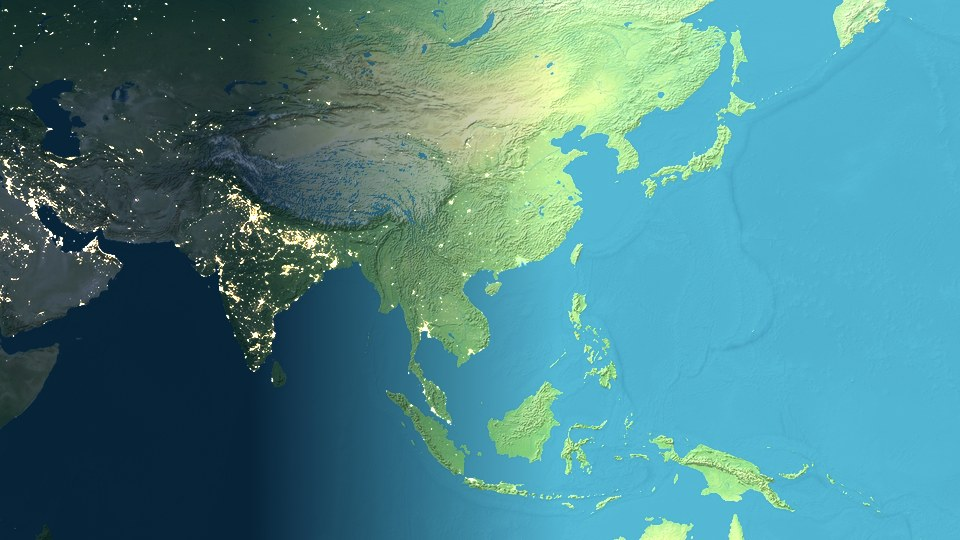
#> input picture docs/assets/theme-aqua.jpg, 960 x 540 px, given in place of earth-day.jpg, which was not available
$ python gen-marketing-assets.py
#> lines starting #> are read from the running program, lines starting #| are printed output that depends on the picture; after the words box and inside, x2 and y2 are one past the last pixel; in counts of white or black regions, pixels touching at a corner belong together; pictures that were not available may be replaced by others from this repository, and a replacement may not be noted
"""Generate Orblune marketing screenshots from Earth textures."""

from __future__ import annotations

import shutil
from pathlib import Path

import numpy as np
from PIL import Image, ImageDraw, ImageEnhance, ImageFilter, ImageFont

ROOT = Path(__file__).resolve().parents[1]
OUT = ROOT / "docs" / "assets"
OUT.mkdir(parents=True, exist_ok=True)

day = Image.open(ROOT / "public/textures/earth-day.jpg").convert("RGB")
#> day is the input picture: PIL image 960x540 RGB; mean R, G, B 75.7, 134.4, 139.4
night = Image.open(ROOT / "public/textures/earth-night.jpg").convert("RGB")
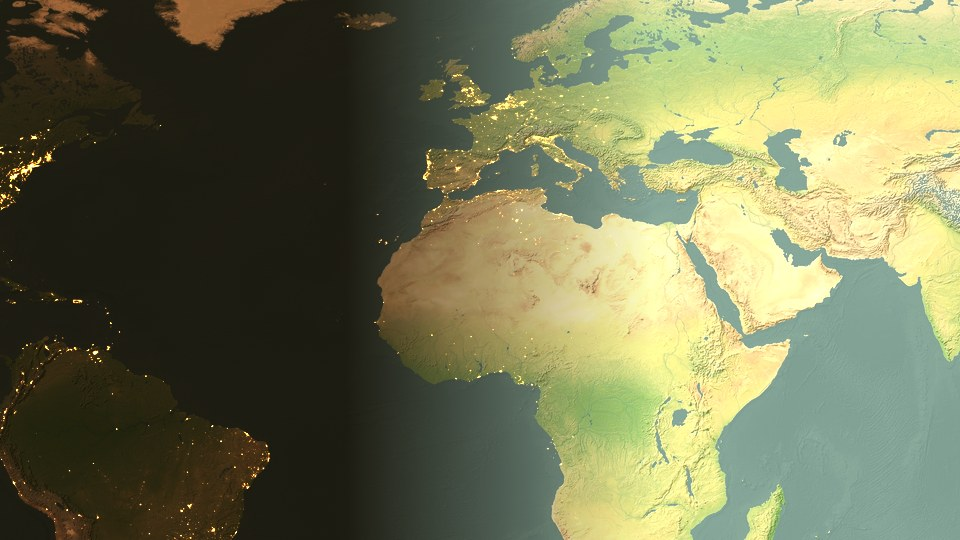
#> input picture docs/assets/theme-atlas.jpg, 960 x 540 px, given in place of earth-night.jpg, which was not available
#> night is the input picture: PIL image 960x540 RGB; mean R, G, B 115, 118.1, 84

CROPS = {
    "atlantic": (0.28, 0.72, 0.12, 0.62),
    "pacific": (0.62, 0.98, 0.18, 0.58),
    "asia": (0.55, 0.95, 0.15, 0.55),
}


def crop_uv(img: Image.Image, u0: float, u1: float, v0: float, v1: float) -> Image.Image:
#> called with u0 = 0.28, u1 = 0.72, v0 = 0.12, v1 = 0.62
    x0, x1 = int(u0 * img.width), int(u1 * img.width)
#> x0 = 268; x1 = 691
    y0, y1 = int(v0 * img.height), int(v1 * img.height)
#> y0 = 64; y1 = 334
    return img.crop((x0, y0, x1, y1))


def blend_day_night(day_c: Image.Image, night_c: Image.Image, split: float = 0.48, soft: float = 0.18) -> Image.Image:
#> called with split = 0.52, soft = 0.16
    if night_c.size != day_c.size:
        night_c = night_c.resize(day_c.size, Image.Resampling.LANCZOS)
    w, h = day_c.size
#> w = 1920; h = 1080
    xs = np.linspace(0, 1, w, dtype=np.float32)
#> xs = 1920 values from 0 to 1
    mask_1d = np.clip((xs - (split - soft)) / (2 * soft), 0, 1)
#> mask_1d = 1920 values from 0 to 1
    mask = Image.fromarray(np.tile((mask_1d * 255).astype(np.uint8), (h, 1)), mode="L")

    night_base = ImageEnhance.Brightness(day_c).enhance(0.18)
    night_base = ImageEnhance.Color(night_base).enhance(0.55)
    lights = ImageEnhance.Brightness(night_c).enhance(1.55)
    light_mask = night_c.convert("L").point(lambda p: min(255, int(p * 1.35)))
    night_comp = Image.blend(night_base, Image.composite(lights, night_base, light_mask), 0.55)
    return Image.composite(day_c, night_comp, mask)
#> returned value: PIL image 1920x1080 RGB


def apply_theme(img: Image.Image, theme: str) -> Image.Image:
    if theme == "natural":
        return img.copy()

    arr = np.asarray(img, dtype=np.float32)
    r, g, b = arr[..., 0], arr[..., 1], arr[..., 2]
    L = 0.299 * r + 0.587 * g + 0.114 * b
    water = ((b > r + 5) & (b >= g - 10) & (L < 184)).astype(np.float32)

    if theme == "aqua":
        r = r * (1 - 0.22 * water) * 0.94 + 10
        g = g * (1 + 0.08 * water) * 1.02 + 6
        b = np.minimum(255, b * (1 + 0.22 * water) * 1.08 + 18)
    elif theme == "noir":
        r, g, b = L * 0.9, L * 0.94, np.minimum(255, L * 1.08 + 10)
    elif theme == "ember":
        r, g, b = r * 1.12 + 18, g * 0.92, b * 0.76
    elif theme == "frost":
        r, g, b = r * 0.82 + 18, g * 1.05 + 16, b * 1.18 + 28
    elif theme == "vivid":
        r, g, b = (r - L) * 1.4 + L, (g - L) * 1.4 + L, (b - L) * 1.4 + L
    elif theme == "atlas":
        r, g, b = r * 1.05 + 22, g * 1.0 + 14, b * 0.88
    elif theme == "verdant":
        r, g, b = r * 0.9, g * 1.18 + 10, b * 0.92
    elif theme == "ink":
        r, g, b = r * 0.55 + 8, g * 0.65 + 18, b * 0.95 + 42
    elif theme == "sand":
        r, g, b = r * 1.08 + 28, g * 1.02 + 18, b * 0.75 + 8

    out = np.stack([r, g, b], axis=-1)
    np.clip(out, 0, 255, out=out)
    return Image.fromarray(out.astype(np.uint8))


def themed_crop(theme: str, crop_key: str = "atlantic", size: tuple[int, int] = (1600, 900)) -> Image.Image:
    u0, u1, v0, v1 = CROPS[crop_key]
    d = crop_uv(day, u0, u1, v0, v1).resize(size, Image.Resampling.LANCZOS)
    n = crop_uv(night, u0, u1, v0, v1).resize(size, Image.Resampling.LANCZOS)
    split = 0.52 if crop_key == "atlantic" else 0.4
    base = blend_day_night(d, n, split=split, soft=0.16)
    return apply_theme(base, theme)


def fonts(scale: float):
    try:
        return (
            ImageFont.truetype("C:/Windows/Fonts/segoeui.ttf", int(22 * scale)),
            ImageFont.truetype("C:/Windows/Fonts/segoeui.ttf", int(10 * scale)),
            ImageFont.truetype("C:/Windows/Fonts/segoeui.ttf", int(11 * scale)),
        )
    except OSError:
        d = ImageFont.load_default()
        return d, d, d


def draw_card(draw: ImageDraw.ImageDraw, xy, time, city, tz, weather, home=False, scale=1.0):
    x, y = xy
    w, h = int(158 * scale), int(96 * scale)
    fill = (6, 16, 26, 224) if home else (4, 10, 16, 204)
    outline = (143, 214, 234, 190) if home else (220, 235, 245, 72)
    draw.rounded_rectangle([x + 3, y + 5, x + w + 3, y + h + 5], radius=2, fill=(0, 0, 0, 95))
    draw.rounded_rectangle([x, y, x + w, y + h], radius=2, fill=fill, outline=outline, width=1)
    cx = x + w // 2
    draw.line([(cx, y + h), (cx, y + h + int(12 * scale))], fill=(200, 220, 235, 110), width=1)
    r = max(2, int(3 * scale))
    pin_y = y + h + int(12 * scale)
    draw.ellipse([cx - r, pin_y - r, cx + r, pin_y + r], fill=(232, 242, 248, 255))
    font_time, font_meta, font_wx = fonts(scale)
    draw.text((x + w / 2, y + int(12 * scale)), time, fill=(247, 250, 252, 255), font=font_time, anchor="mt")
    draw.text(
        (x + w / 2, y + int(42 * scale)),
        f"{city}  ·  {tz}",
        fill=(190, 210, 222, 210),
        font=font_meta,
        anchor="mt",
    )
    draw.text((x + w / 2, y + int(66 * scale)), weather, fill=(170, 210, 225, 245), font=font_wx, anchor="mt")


def make_desktop_shot(theme: str, path: Path, crop_key: str = "atlantic"):
    wall = themed_crop(theme, crop_key, size=(1920, 1080))
    vig = Image.new("L", wall.size, 0)
#> vig: PIL image 1920x1080 L; every value is 0
    vd = ImageDraw.Draw(vig)
    vd.ellipse([-220, -140, 2140, 1220], fill=255)
    vig = vig.filter(ImageFilter.GaussianBlur(90))
    dark = Image.new("RGB", wall.size, (3, 6, 12))
    wall = Image.composite(wall, dark, vig)

    rgba = wall.convert("RGBA")
    overlay = Image.new("RGBA", rgba.size, (0, 0, 0, 0))
#> overlay: PIL image 1920x1080 RGBA; every value is 0
    d = ImageDraw.Draw(overlay)
    cards = [
        ((820, 280), "09:42", "LONDON", "BST", "14°  partly cloudy", True),
        ((1180, 360), "10:42", "PARIS", "CEST", "16°  clear", False),
        ((520, 420), "04:42", "NEW YORK", "EDT", "11°  rain", False),
        ((1400, 520), "12:42", "MOSCOW", "MSK", "8°  overcast", False),
    ]
    for args in cards:
        draw_card(d, *args, scale=1.05)

    d.rectangle([0, 1040, 1920, 1080], fill=(10, 16, 24, 220))
    d.rounded_rectangle([14, 1048, 46, 1072], radius=4, fill=(143, 214, 234, 210))
    try:
        font = ImageFont.truetype("C:/Windows/Fonts/segoeui.ttf", 13)
    except OSError:
        font = ImageFont.load_default()
    d.text((58, 1054), "Orblune", fill=(210, 225, 235, 200), font=font)
    d.text((1780, 1054), "10:42", fill=(210, 225, 235, 180), font=font)

    composed = Image.alpha_composite(rgba, overlay).convert("RGB")
    composed.save(path, "JPEG", quality=88, optimize=True)
    print("wrote", path, composed.size)
#| wrote docs/assets/shot-desktop-natural.jpg (1920, 1080)


def make_theme_thumb(theme: str, path: Path):
    crop = "asia" if theme in ("ink", "sand", "ember") else "atlantic"
    if theme in ("aqua", "frost"):
        crop = "pacific"
    img = themed_crop(theme, crop, size=(960, 540))
    img = ImageEnhance.Contrast(img).enhance(1.06)
    img.save(path, "JPEG", quality=86, optimize=True)
    print("wrote", path)


def main():
    make_desktop_shot("natural", OUT / "shot-desktop-natural.jpg")
    make_desktop_shot("aqua", OUT / "shot-desktop-aqua.jpg", "pacific")
#> call 2 of make_desktop_shot, with theme = 'aqua', crop_key = 'pacific'
#> call 2 of apply_theme, with theme = 'aqua'
#> in apply_theme (call 2), `L = 0.299 * r + 0.587 * g + 0.114 * b`:
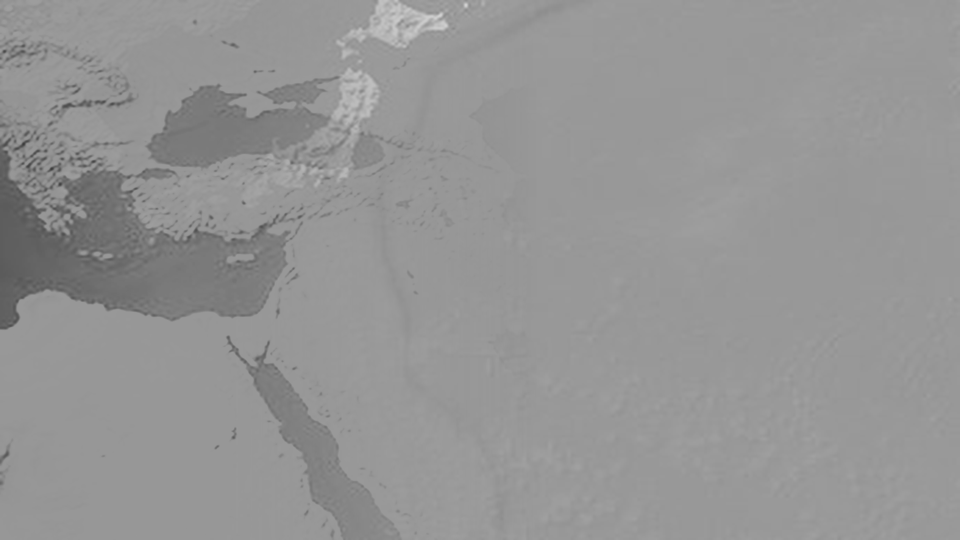
#> L: shape (1080, 1920) float32 (shown at 1/2 size); min 58.35, max 210.8, mean 149
#> in apply_theme (call 2), `water = ((b > r + 5) & (b >= g - 10) & (L < 184)).astype(np.float32)`:
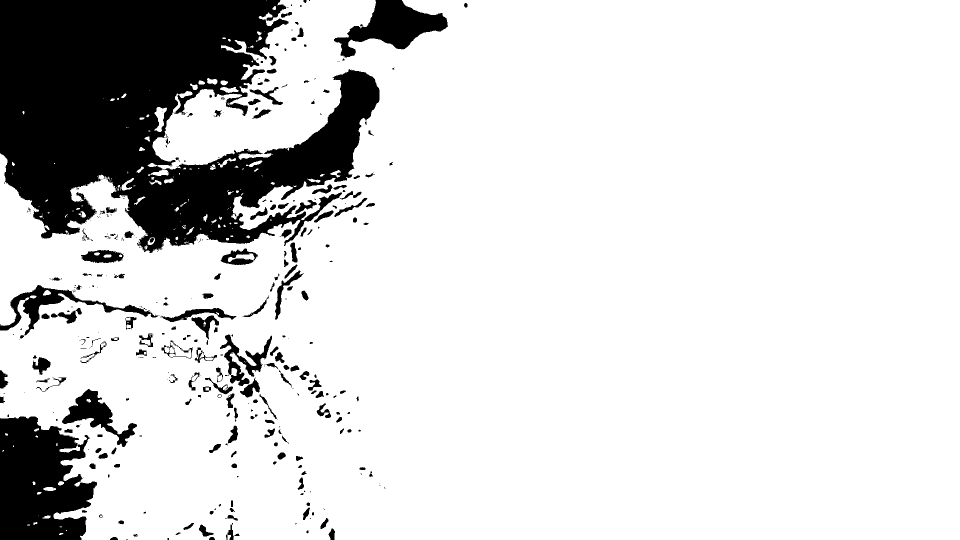
#> water: shape (1080, 1920) float32 (shown at 1/2 size); values 0 (black) and 1 (white), 84.6% white; 411 black regions (212 under 20 px), largest, box (x1, y1, x2, y2) and area: (0, 0, 759, 506) 229837, (0, 833, 194, 1080) 36170, (668, 0, 896, 116) 11675
#> in apply_theme (call 2), `r = r * (1 - 0.22 * water) * 0.94 + 10`:
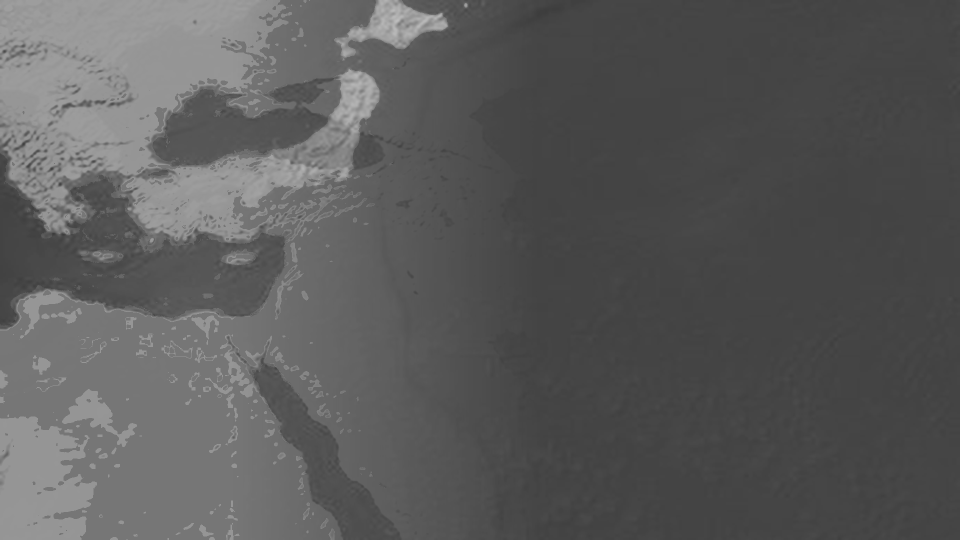
#> r: shape (1080, 1920) float32 (shown at 1/2 size); min 60.59, max 190.5, mean 90.9
#> in apply_theme (call 2), `g = g * (1 + 0.08 * water) * 1.02 + 6`:
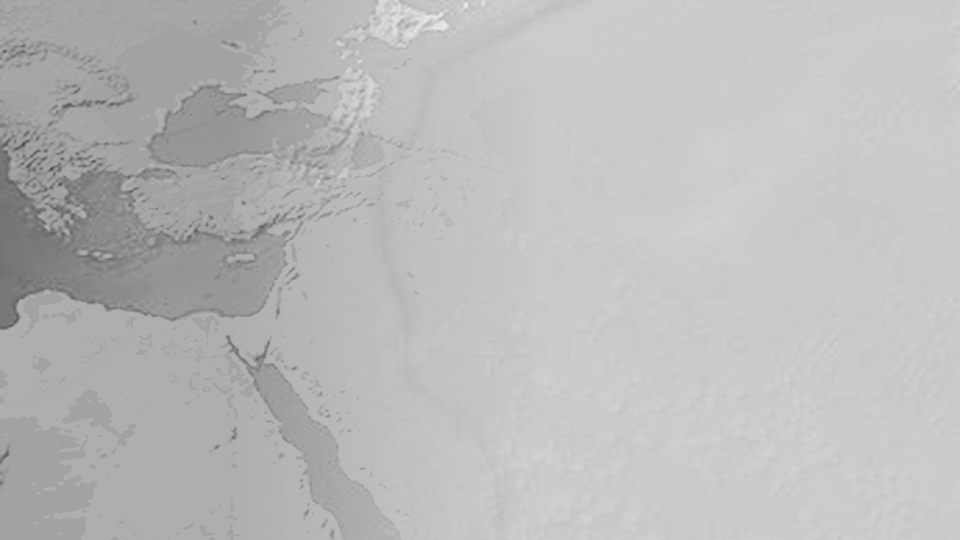
#> g: shape (1080, 1920) float32 (shown at 1/2 size); min 71.28, max 242.6, mean 187
#> in make_desktop_shot (call 2), `composed = Image.alpha_composite(rgba, overlay).convert("RGB")`:
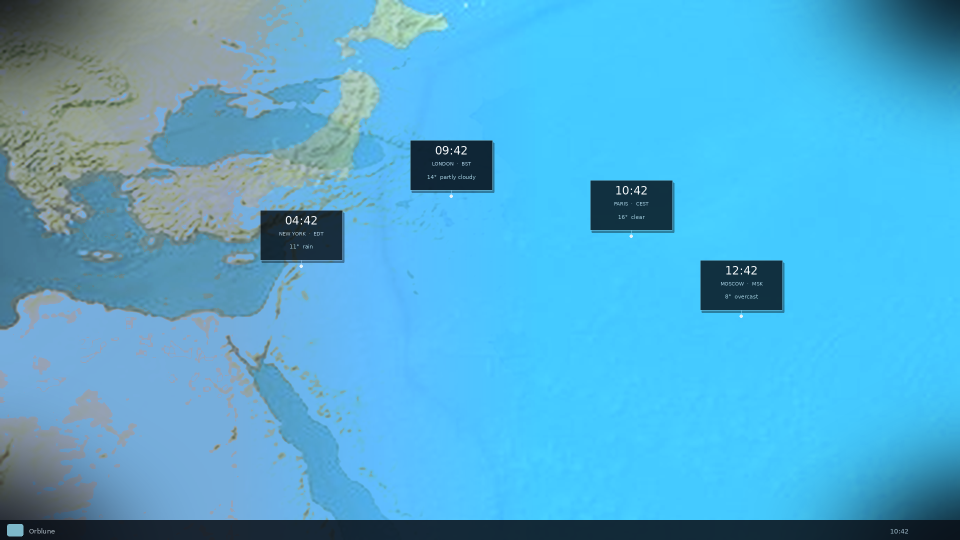
#> composed: PIL image 1920x1080 RGB (shown at 1/2 size); mean R, G, B 82.7, 170.9, 211
#| wrote docs/assets/shot-desktop-aqua.jpg (1920, 1080)
    make_desktop_shot("ember", OUT / "shot-desktop-ember.jpg", "asia")
#> in crop_uv (call 6), `return img.crop((x0, y0, x1, y1))`:
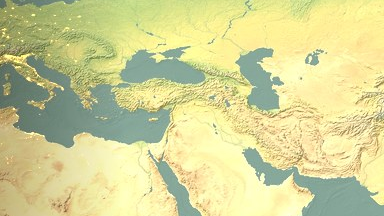
#> returned value: PIL image 384x216 RGB; mean R, G, B 210.3, 211, 150.3
#| wrote docs/assets/shot-desktop-ember.jpg (1920, 1080)

    themes = ["natural", "aqua", "atlas", "vivid", "noir", "ember", "frost", "verdant", "ink", "sand"]
    for t in themes:
        make_theme_thumb(t, OUT / f"theme-{t}.jpg")

    # Compact hero strip for mobile og / social
    hero = themed_crop("natural", "atlantic", size=(1400, 788))
    hero.save(OUT / "og-cover.jpg", "JPEG", quality=85, optimize=True)

    icon = Image.open(ROOT / "src-tauri/icons/icon-transparent.png").convert("RGBA")
    icon.resize((192, 192), Image.Resampling.LANCZOS).save(OUT / "icon-192.png")
    icon.resize((64, 64), Image.Resampling.LANCZOS).save(OUT / "favicon.png")
    shutil.copy(ROOT / "public/orblune.svg", OUT / "orblune.svg")
    print("done")


if __name__ == "__main__":
    main()
